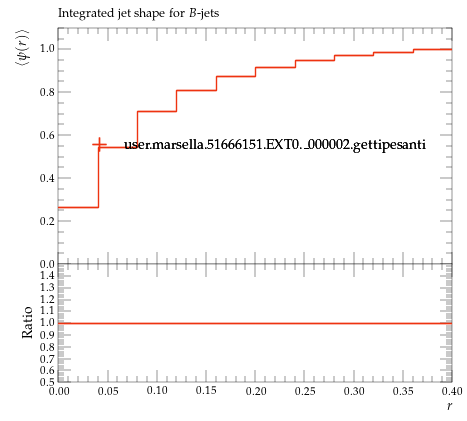

This figure's Python source:
#! /usr/bin/env python

# This Python script was auto-generated using YODA v2.0.2.
# Analysis object: /MC_HFDECAYS/avg_psi_B_jet
# Timestamp: 24-07-2026 (16:40:06)

import matplotlib as mpl
import matplotlib.pyplot as plt
mpl.use('Agg') # comment out for interactive use
import os
import numpy as np

plotDir = os.path.split(os.path.realpath(__file__))[0]
if 'YODA_USER_PLOT_PATH' in globals():
    plot_outdir = globals()['YODA_USER_PLOT_PATH']
else:
    plot_outdir = plotDir

#plot style
plt.style.use(os.path.join(plotDir, '../default.mplstyle'))
# plot metadata
figW, figH = plt.rcParams['figure.figsize']
ax_xLabel = r'$r$'
ax_yLabel = r'$\langle\psi(r)\rangle$'
ax_title  = r'Integrated jet shape for $B$-jets'
ax_xScale = 'linear'
ax_yScale = 'linear'
xLims = (0.0, 0.4)
yLims = (0.0, 1.1)

# TeX-friendly labels for the legend
labels = {
    'legend' : ([ r"user.marsella.51666151.EXT0.\_000002.gettipesanti" ], r""),
}

# Adjust canvas width and height
canvasW = 10.0
canvasH = 9.0
figW *= canvasW/10.
figH *= canvasH/9.

# Create figure and axis objects
fig, (ax, ratio0_ax) = plt.subplots(2, 1, sharex=True,
                  figsize=(figW,figH), gridspec_kw={'height_ratios': (6.0, 3.0)})

# Set figure margins
plt.subplots_adjust(
    left   = 1.0 * plt.rcParams['figure.subplot.left'],
    right  = 1.0 * plt.rcParams['figure.subplot.right'],
    top    = 1.0 * plt.rcParams['figure.subplot.top'],
    bottom = 1.0 * plt.rcParams['figure.subplot.bottom'])

ratio0_ax.yaxis.set_major_locator(mpl.ticker.MultipleLocator(0.1))
ratio0_ax.set_ylim(0.5, 1.4999)
ratio0_ax.set_ylabel('Ratio')

# the numerical data is stored in a separate file
dataf = dict()
prefix = os.path.split(__file__)[0]
if prefix:    prefix = prefix + '/'
exec(open(prefix+'avg_psi_B_jet__data.py').read(), dataf)


legend_handles = dict() # keep track of handles for the legend

# style options for curves
# starts at zorder>=5 to draw curve on top of legend
styles = {
  'user.marsella.51666151.EXT0._000002.gettipesanti.yoda.gz': {
    'color' : '#EE3311',
    'linestyle' : '-',
    'linewidth' : 1,
    'marker' : 'none',
    'markersize' : 2,
    'capsize' : 0.0,
    'zorder' : 5,
    'histstyle' : 1,
    'drawstyle' : 'steps-pre',
    'xerrorbars' : 1,
    'yerrorbars' : 1,
    'fillcolor' : None,
    'fillopacity' : 1.0,
    'ratio0_linestyle' : '-',
    'ratio0_linewidth' : 1,
    'ratio0_marker' : 'none',
    'ratio0_markersize' : 2,
    'ratio0_capsize' : 0.0,
    'ratio0_zorder' : 5,
    'ratio0_histstyle' : 1,
    'ratio0_drawstyle' : 'steps-pre',
    'ratio0_xerrorbars' : 1,
    'ratio0_yerrorbars' : 1,
  },
}

# curve from input yoda files in main panel
for label, yvals in dataf['yvals'].items():
    if all(np.isnan(v) for v in dataf['yvals'][label]):
        continue
    tmp = None
    if styles[label]['histstyle']: # draw as histogram
        xpos = dataf['xedges'][label] if styles[label]['drawstyle'] else dataf['xpoints'][label]
        ypos = np.insert(yvals, 0, yvals[0]) if styles[label]['drawstyle'] else yvals
        if styles[label]['fillcolor']: # fill area below curve
            ax.fill_between(xpos, ypos, step='pre',
                            color=styles[label]['fillcolor'],
                            alpha=styles[label]['fillopacity'])
        tmp, = ax.plot(xpos, ypos,
                       color=styles[label]['color'],
                       linestyle=styles[label]['linestyle'],
                       linewidth=styles[label]['linewidth'],
                       drawstyle=styles[label]['drawstyle'], solid_joinstyle='miter',
                       zorder=styles[label]['zorder'], label=label)
    tmp = ax.errorbar(dataf['xpoints'][label], yvals,
                      xerr=np.array(dataf['xerrs'][label])*styles[label]['xerrorbars'],
                      yerr=np.array(dataf['yerrs'][label])*styles[label]['yerrorbars'],
                      fmt=styles[label]['marker'], capsize=styles[label]['capsize'],
                      markersize=styles[label]['markersize'],
                      ecolor=styles[label]['color'],
                      color=styles[label]['color'], zorder=styles[label]['zorder'])
    tmp[-1][0].set_linestyle(styles[label]['linestyle'])
    tmp[-1][0].set_linewidth(styles[label]['linewidth'])
    if label in dataf['add_legend_handle']:  legend_handles[label] = tmp
    for varLabel in dataf['variation_yvals'].keys():
        if varLabel.startswith(label):
            tmp, = ax.plot(dataf['xedges'][label], dataf['variation_yvals'][varLabel],
                           color=styles[label]['color'],
                           linestyle=styles[label]['linestyle'],
                           linewidth=styles[label]['linewidth'],
                           drawstyle='steps-pre', solid_joinstyle='miter',
                           zorder=styles[label]['zorder'], alpha=0.5)


# plots on ratio panel
# curve from input yoda files in ratio panel
for label, yvals in dataf['ratio0_yvals'].items():
    if all(np.isnan(v) for v in yvals):
        continue
    if styles[label]['ratio0_histstyle']: # plot as histogram
        xpos = dataf['xedges']['user.marsella.51666151.EXT0._000002.gettipesanti.yoda.gz'] if styles[label]['ratio0_drawstyle'] else dataf['xpoints']['user.marsella.51666151.EXT0._000002.gettipesanti.yoda.gz']
        ypos = np.insert(yvals, 0, yvals[0]) if styles[label]['ratio0_drawstyle'] else yvals
        ratio0_ax.plot(xpos, ypos,
                       color=styles[label]['color'],
                       linewidth=styles[label]['linewidth'],
                       linestyle=styles[label]['ratio0_linestyle'],
                       drawstyle=styles[label]['ratio0_drawstyle'], zorder=styles[label]['zorder'],
                       solid_joinstyle='miter')
    tmp = ratio0_ax.errorbar(dataf['xpoints']['user.marsella.51666151.EXT0._000002.gettipesanti.yoda.gz'], yvals,
                             xerr=np.array(dataf['ref_xerrs'])*styles[label]['ratio0_xerrorbars'],
                             yerr=np.array(dataf['ratio0_yerrs'][label])*styles[label]['ratio0_yerrorbars'],
                             fmt=styles[label]['ratio0_marker'], capsize=styles[label]['ratio0_capsize'],
                             markersize=styles[label]['ratio0_markersize'],
                             ecolor=styles[label]['color'],
                             color=styles[label]['color'])
    tmp[-1][0].set_linestyle(styles[label]['ratio0_linestyle'])
    tmp[-1][0].set_linewidth(styles[label]['ratio0_linewidth'])

    for varlabel in dataf['ratio0_variation_vals'].keys():
        if varlabel.startswith(label):
            ratio0_ax.plot(dataf['xedges']['user.marsella.51666151.EXT0._000002.gettipesanti.yoda.gz'],
                            dataf['ratio0_variation_vals'][varlabel],
                            color=styles[label]['color'],
                            linestyle=styles[label]['linestyle'],
                            linewidth=styles[label]['linewidth'],
                            drawstyle='steps-pre', solid_joinstyle='miter',
                            zorder=1, alpha=0.5)

legend_items = list(legend_handles.values())
ax.add_artist(ax.legend(legend_items,
                        labels['legend'][0],
                        title=labels['legend'][1],
                        alignment='left',
                        loc='center',
                        bbox_to_anchor=(0.5, 0.5)))

# set plot metadata as defined above
ratio0_ax.set_xlabel(ax_xLabel)
ratio0_ax.xaxis.set_label_coords(1., -0.15)
ax.set_ylabel(ax_yLabel, ha='right', va='top')
ax.yaxis.set_label_coords(-0.11, 1.0)
ax.set_title(ax_title, loc='left')
ax.set_xscale(ax_xScale)
ax.set_yscale(ax_yScale)
ax.set_xlim(xLims)
ax.set_ylim(yLims)

# tick formatting
plt.rcParams['xtick.top'] = True
plt.rcParams['ytick.right'] = True
fig.align_ylabels((ax, ratio0_ax))
plt.savefig(os.path.join(plot_outdir, 'avg_psi_B_jet.pdf'), format='PDF')
plt.savefig(os.path.join(plot_outdir, 'avg_psi_B_jet.png'), format='PNG')

plt.close(fig)
